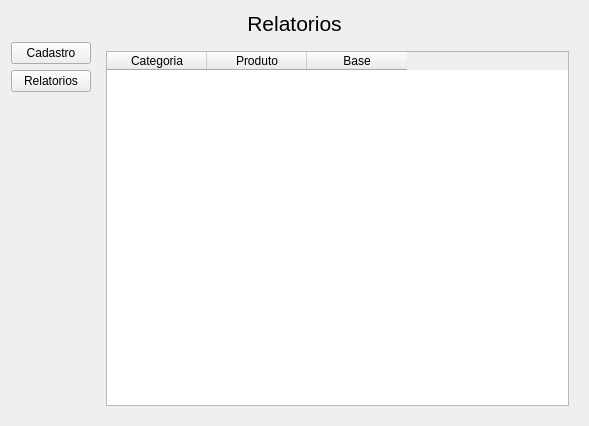
<?xml version="1.0" encoding="UTF-8"?>
<ui version="4.0">
 <class>Relatorios</class>
 <widget class="QWidget" name="Relatorios">
  <property name="geometry">
   <rect>
    <x>0</x>
    <y>0</y>
    <width>589</width>
    <height>426</height>
   </rect>
  </property>
  <property name="windowTitle">
   <string>Form</string>
  </property>
  <layout class="QGridLayout" name="gridLayout_5">
   <item row="0" column="0">
    <layout class="QGridLayout" name="gridLayout_4">
     <item row="0" column="0">
      <widget class="QLabel" name="text_relatorios">
       <property name="text">
        <string>&lt;html&gt;&lt;head/&gt;&lt;body&gt;&lt;p align=&quot;center&quot;&gt;&lt;span style=&quot; font-size:16pt;&quot;&gt;Relatorios&lt;/span&gt;&lt;/p&gt;&lt;/body&gt;&lt;/html&gt;</string>
       </property>
      </widget>
     </item>
     <item row="1" column="0">
      <layout class="QGridLayout" name="gridLayout_3">
       <item row="0" column="0">
        <layout class="QGridLayout" name="gridLayout">
         <item row="1" column="0">
          <widget class="QPushButton" name="pbRelatorios">
           <property name="text">
            <string>Relatorios</string>
           </property>
          </widget>
         </item>
         <item row="0" column="0">
          <widget class="QPushButton" name="pbCadastro">
           <property name="text">
            <string>Cadastro</string>
           </property>
           <property name="icon">
            <iconset>
             <normaloff>../recursos/adicionar.png</normaloff>../recursos/adicionar.png</iconset>
           </property>
          </widget>
         </item>
         <item row="2" column="0">
          <spacer name="verticalSpacer">
           <property name="orientation">
            <enum>Qt::Vertical</enum>
           </property>
           <property name="sizeHint" stdset="0">
            <size>
             <width>20</width>
             <height>40</height>
            </size>
           </property>
          </spacer>
         </item>
        </layout>
       </item>
       <item row="0" column="1">
        <widget class="QStackedWidget" name="stCadastro">
         <property name="currentIndex">
          <number>0</number>
         </property>
         <widget class="QWidget" name="page">
          <layout class="QGridLayout" name="gridLayout_2">
           <item row="0" column="0">
            <widget class="QTableWidget" name="tableWidget">
             <column>
              <property name="text">
               <string>Categoria</string>
              </property>
             </column>
             <column>
              <property name="text">
               <string>Produto</string>
              </property>
             </column>
             <column>
              <property name="text">
               <string>Base</string>
              </property>
             </column>
            </widget>
           </item>
          </layout>
         </widget>
        </widget>
       </item>
      </layout>
     </item>
    </layout>
   </item>
  </layout>
 </widget>
 <resources/>
 <connections/>
</ui>
